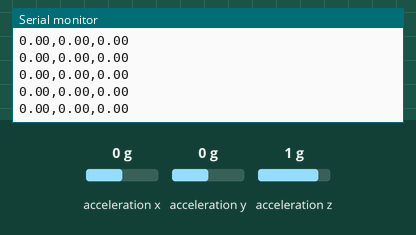
Bench run of a sketch on a simulated Arduino Uno, built with avr-gcc and run on an emulated ATmega328P. Parts: the last lines printed to the serial monitor. Inputs (shaded band) come from the test bench; at power-on: acceleration x 0 g, acceleration y 0 g, acceleration z 1 g.

Above: at 1.2 s.
1.3 s: acceleration x set to -1.4 g
At 2.2 s:
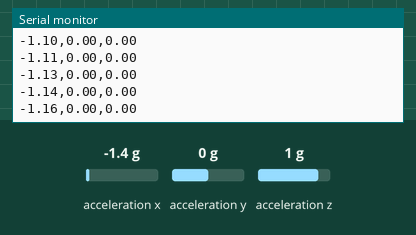
2.8 s: acceleration x set to 0.8 g
At 3.8 s:
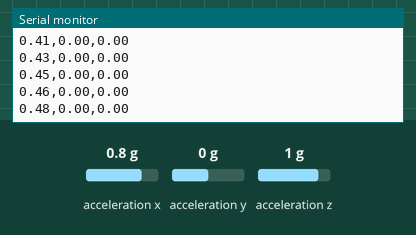
5.8 s: acceleration y set to -1.4 g
At 6.7 s:
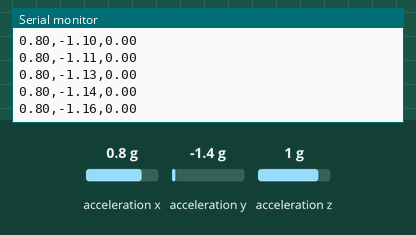
Timing chart, 0 to 8.8 s (numbered marks = the images above; inputs shaded):
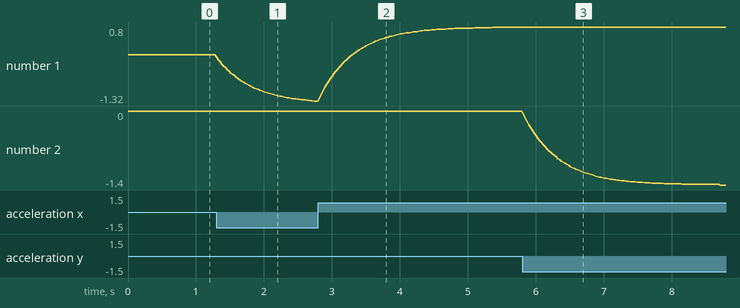

Measured:
- after the input at 1.3 s, the serial monitor: prints a new line at once (image 1)
- after the input at 2.8 s, the serial monitor: prints a new line at once (image 2)
- after the input at 5.8 s, the serial monitor: prints a new line at once (image 3)
- plotted number 1: 0 → -1.32 after the input at 1.3 s, -1.32 → 0.79 after the input at 2.8 s
- plotted number 2: 0 → -1.4 after the input at 5.8 s

The sketch:

Sprint4Arduino.ino
```cpp
#include "Arduino_SensorKit.h"
float smX;
float smY;
float smZ;
float smT;
float x;
float y;
float z;
float aTotal;
float shake;

void setup() {
  // put your setup code here, to run once:
  Serial.begin(9600);
  while(!Serial);

  Accelerometer.begin();
}

void loop() {
  // put your main code here, to run repeatedly:
  x= Accelerometer.readX();
  y= Accelerometer.readY();
  z= Accelerometer.readZ();
  aTotal= sqrt(x*x + y*y + z*z);
  smX= (x - smX)*.05 + smX;
  smY= (y - smY)*.05 + smY;
  smZ= (z- smZ)*.01 + smZ;
  if (millis()< 1000){
    smT= (aTotal - smT)*.7 + smT;
  }
  else{
    smT= (aTotal - smT)*0.01 + smT;
  }
  //smT= (aTotal - smT)*0.01 + smT;
  Serial.print(smX);
  Serial.print(",");
  Serial.print(smY);
  Serial.print(",");
  //Serial.println(aTotal - smT);
  shake= abs(aTotal - smT);
  if (shake > .7){
    shake= 1;
  }
 else {
  shake= 0;
 }
 Serial.println(shake);
  delay(25);
}
```
